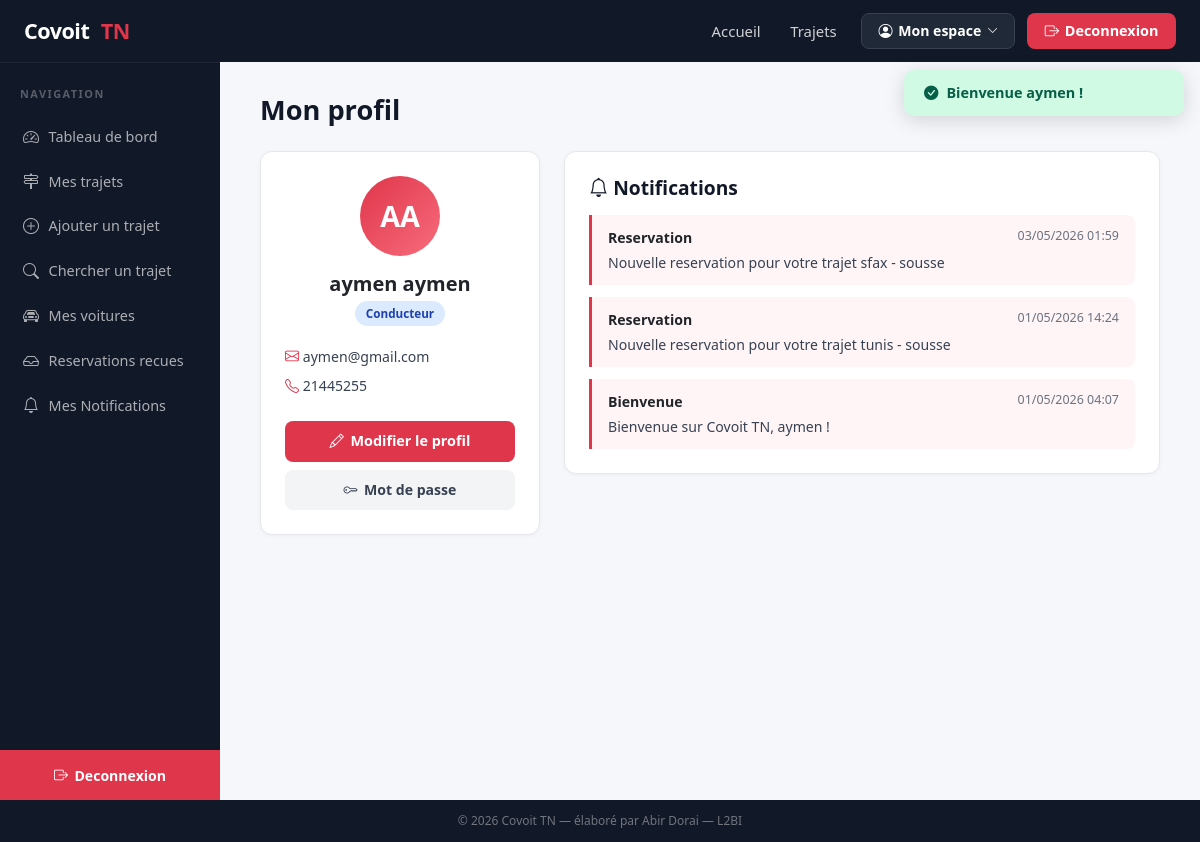
The page /index.php?controller=profil&action=index (signed in) on the database its author committed.
### tables this page shows
CREATE TABLE `utilisateur` (
  `idUtilisateur` int(11) NOT NULL,
  `nom` varchar(50) NOT NULL,
  `prenom` varchar(50) NOT NULL,
  `email` varchar(100) NOT NULL,
  `telephone` varchar(20) DEFAULT NULL,
  `motDepasse` varchar(100) NOT NULL,
  `role` varchar(20) NOT NULL
);

CREATE TABLE `notification` (
  `idNotification` int(11) NOT NULL,
  `idUtilisateur` int(11) NOT NULL,
  `contenu` varchar(200) NOT NULL,
  `typeNotif` varchar(50) DEFAULT NULL,
  `dateEnvoi` datetime DEFAULT current_timestamp()
);

### controllers/ProfilController.php (called while the page is built, shortened)
<?php
require_once __DIR__ . '/../config/database.php';
require_once __DIR__ . '/../models/Notification.php';
class ProfilController extends Controller
{
    public function index()
    {
        $userModel     = new Utilisateur();
        $notif         = new Notification();
        $idUser        = $_SESSION['user']['idUtilisateur'];
        $user          = $userModel->findById($idUser);
        $notifications = $notif->findByUtilisateur($idUser);
        $this->render('profil/index', [
            'user'          => $user,
            'notifications' => array_slice($notifications, 0, 5),
        ]);
    }
}

### core/Router.php (called while the page is built, shortened)
<?php
class Router
{
    public function dispatch()
    {
        $actionName     = isset($_GET['action'])     ? $_GET['action']     : 'index';
        $actionName     = preg_replace('/[^a-zA-Z0-9_]/', '', $actionName);
        $controller = new $className();
        $controller->$actionName();
    }
}

### index.php (called while the page is built, shortened)
<?php
require_once __DIR__ . '/core/Router.php';
$router = new Router();
$router->dispatch();

### core/Model.php (called while the page is built, shortened)
<?php
require_once __DIR__ . '/../config/database.php';
abstract class Model
{
    protected $db;
    protected $table;
    protected $primaryKey;
    public function __construct()
    {
        $this->db = Database::getInstance();
    }
    public function findById($id)
    {
        $sql = "SELECT * FROM {$this->table} WHERE {$this->primaryKey} = :id";
        $stmt = $this->db->prepare($sql);
        $stmt->execute([':id' => $id]);
        return $stmt->fetch();
    }
}

### config/database.php (called while the page is built, shortened)
<?php
class Database
{
    private static $host    = 'localhost';
    private static $dbname  = 'covoi_tn';
    private static $user    = 'root';
    private static $pass    = '';
    private static $charset = 'utf8mb4';
    private static $instance = null;
    public static function getInstance()
    {
        if (self::$instance === null) {
            $dsn = 'mysql:host=' . self::$host
                 . ';dbname=' . self::$dbname
                 . ';charset=' . self::$charset;
            $options = [
                PDO::ATTR_ERRMODE            => PDO::ERRMODE_EXCEPTION,
                PDO::ATTR_DEFAULT_FETCH_MODE => PDO::FETCH_ASSOC,
                PDO::ATTR_EMULATE_PREPARES   => false,
            ];
            try {
                self::$instance = new PDO($dsn, self::$user, self::$pass, $options);
            } catch (PDOException $e) {
                die('Erreur de connexion a la base de donnees : ' . $e->getMessage());
            }
        }
        return self::$instance;
    }
}

### models/Notification.php (called while the page is built, shortened)
<?php
require_once __DIR__ . '/../core/Model.php';
class Notification extends Model
{
    public function findByUtilisateur($idUtilisateur)
    {
        $sql  = "SELECT * FROM notification
                 WHERE idUtilisateur = :id
                 ORDER BY dateEnvoi DESC";
        $stmt = $this->db->prepare($sql);
        $stmt->execute([':id' => $idUtilisateur]);
        return $stmt->fetchAll();
    }
}

### views/profil/index.php (the view)
<h2 class="page-title">Mon profil</h2>
<div style="display:grid;grid-template-columns:280px 1fr;gap:1.5rem;align-items:start">
    <div class="card card-body-pad" style="text-align:center">
        <div style="width:80px;height:80px;border-radius:50%;background:linear-gradient(135deg,var(--red),#f76c7c);display:flex;align-items:center;justify-content:center;font-size:1.8rem;font-weight:800;color:white;margin:0 auto 1rem">
            <?= strtoupper(substr($user['prenom'], 0, 1) . substr($user['nom'], 0, 1)) ?>
        </div>
        <h5 style="font-weight:700;margin-bottom:.25rem"><?= htmlspecialchars($user['prenom'] . ' ' . $user['nom']) ?></h5>
        <div style="margin-bottom:1rem">
            <?php
            $rClass = ['Admin'=>'bdg-red','Conducteur'=>'bdg-blue','Passager'=>'bdg-grey'][$user['role']] ?? 'bdg-grey';
            ?>
            <span class="bdg <?= $rClass ?>"><?= htmlspecialchars($user['role']) ?></span>
        </div>
        <div style="text-align:left;font-size:.88rem;color:#374151;line-height:2.1">
            <div><i class="bi bi-envelope" style="color:var(--red);width:18px"></i> <?= htmlspecialchars($user['email']) ?></div>
            <div><i class="bi bi-telephone" style="color:var(--red);width:18px"></i> <?= htmlspecialchars($user['telephone'] ?? '-') ?></div>
        </div>
        <div style="display:flex;flex-direction:column;gap:.5rem;margin-top:1.25rem">
            <a href="<?= BASE_URL ?>?controller=profil&action=edit" class="btn-r justify-content-center">
                <i class="bi bi-pencil"></i> Modifier le profil
            </a>
            <a href="<?= BASE_URL ?>?controller=profil&action=changerMdp" class="btn-g justify-content-center">
                <i class="bi bi-key"></i> Mot de passe
            </a>
        </div>
    </div>
    <div class="card card-body-pad">
        <h5 class="section-title"><i class="bi bi-bell"></i> Notifications</h5>
        <?php if (empty($notifications)): ?>
            <div class="empty-state">
                <i class="bi bi-bell-slash"></i>
                <p>Aucune notification.</p>
            </div>
        <?php else: ?>
            <div style="display:flex;flex-direction:column;gap:.75rem">
                <?php foreach ($notifications as $n): ?>
                    <div style="border-left:3px solid var(--red);padding:.75rem 1rem;background:#fff5f6;border-radius:0 8px 8px 0">
                        <div style="display:flex;justify-content:space-between;margin-bottom:.25rem">
                            <strong style="font-size:.88rem"><?= htmlspecialchars($n['typeNotif']) ?></strong>
                            <span style="font-size:.78rem;color:var(--grey-text)"><?= date('d/m/Y H:i', strtotime($n['dateEnvoi'])) ?></span>
                        </div>
                        <p style="margin:0;font-size:.88rem;color:#374151"><?= htmlspecialchars($n['contenu']) ?></p>
                    </div>
                <?php endforeach; ?>
            </div>
        <?php endif; ?>
    </div>
</div>

### public/css/style.css (style rules this page uses)
:root { --red: #e0364b; --red-dark: #c02a3a; --navy: #0f1523; --navy2: #1b2547; --dark: #111827; --sidebar-w: 220px; --white: #ffffff; --grey-bg: #f5f7fa; --grey-text: #6b7280; --border: #e5e7eb; --radius: 12px; }
*, *::before, *::after { box-sizing: border-box; }
body { font-family: 'Segoe UI', system-ui, -apple-system, sans-serif; background: var(--grey-bg); color: #1f2937; margin: 0; padding: 0; }
a { color: inherit; }
.page-title { font-size: 1.7rem; font-weight: 800; color: #111827; margin-bottom: 1.5rem; }
.card { background: var(--white); border-radius: var(--radius); border: 1px solid var(--border); box-shadow: 0 1px 4px rgba(0,0,0,.04); }
.card-body-pad { padding: 1.5rem; }
.section-title { font-size: 1.2rem; font-weight: 700; color: #111827; margin-bottom: 1rem; }
.bdg { display: inline-block; padding: .22rem .65rem; border-radius: 20px; font-size: .73rem; font-weight: 700; white-space: nowrap; }
.bdg-blue { background: #dbeafe; color: #1e40af; }
.btn-r { background: var(--red); color: var(--white); border: none; padding: .6rem 1.4rem; border-radius: 8px; font-weight: 700; font-size: .9rem; cursor: pointer; text-decoration: none; display: inline-flex; align-items: center; gap: .4rem; transition: background .15s; }
.btn-g { background: #f3f4f6; color: #374151; border: none; padding: .6rem 1.2rem; border-radius: 8px; font-weight: 600; font-size: .88rem; cursor: pointer; text-decoration: none; display: inline-flex; align-items: center; gap: .4rem; transition: background .15s; }

### rows shown on the page
utilisateur: prenom+nom "AA", prenom+nom "aymen aymen", role "Conducteur", email "aymen@gmail.com", telephone "21445255"
notification: typeNotif "Reservation", dateEnvoi "03/05/2026 01:59", contenu "Nouvelle reservation pour votre trajet sfax - sousse"
notification: typeNotif "Reservation", dateEnvoi "01/05/2026 14:24", contenu "Nouvelle reservation pour votre trajet tunis - sousse"
notification: typeNotif "Bienvenue", dateEnvoi "01/05/2026 04:07", contenu "Bienvenue sur Covoit TN, aymen !"

### other values the page prints
$_SESSION['flash_success'] "Bienvenue aymen !"
